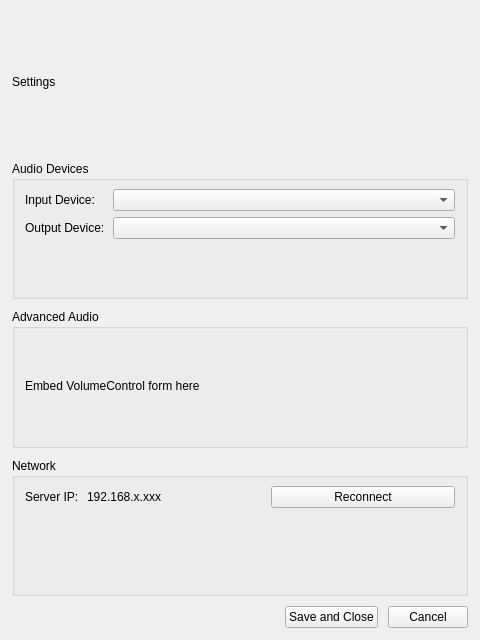
<?xml version="1.0" encoding="UTF-8"?>
<ui version="4.0">
 <class>SettingsDialogForm</class>
 <widget class="QWidget" name="SettingsDialogForm">
  <property name="geometry">
   <rect>
    <x>0</x>
    <y>0</y>
    <width>480</width>
    <height>640</height>
   </rect>
  </property>
  <property name="windowTitle">
   <string>Settings - Nuummite</string>
  </property>
  <layout class="QVBoxLayout" name="rootLayout">
   <property name="spacing">
    <number>10</number>
   </property>
   <property name="leftMargin">
    <number>12</number>
   </property>
   <property name="topMargin">
    <number>12</number>
   </property>
   <property name="rightMargin">
    <number>12</number>
   </property>
   <property name="bottomMargin">
    <number>12</number>
   </property>
   <item>
    <widget class="QLabel" name="headerLabel">
     <property name="text">
      <string>Settings</string>
     </property>
    </widget>
   </item>
   <item>
    <widget class="QGroupBox" name="audioDevicesGroup">
     <property name="title">
      <string>Audio Devices</string>
     </property>
     <layout class="QFormLayout" name="audioDevicesLayout">
      <property name="horizontalSpacing">
       <number>8</number>
      </property>
      <property name="verticalSpacing">
       <number>6</number>
      </property>
      <property name="leftMargin">
       <number>10</number>
      </property>
      <property name="topMargin">
       <number>8</number>
      </property>
      <property name="rightMargin">
       <number>10</number>
      </property>
      <property name="bottomMargin">
       <number>10</number>
      </property>
      <item row="0" column="0">
       <widget class="QLabel" name="inputDeviceLabel">
        <property name="text">
         <string>Input Device:</string>
        </property>
       </widget>
      </item>
      <item row="0" column="1">
       <widget class="QComboBox" name="inputDeviceCombo"/>
      </item>
      <item row="1" column="0">
       <widget class="QLabel" name="outputDeviceLabel">
        <property name="text">
         <string>Output Device:</string>
        </property>
       </widget>
      </item>
      <item row="1" column="1">
       <widget class="QComboBox" name="outputDeviceCombo"/>
      </item>
     </layout>
    </widget>
   </item>
   <item>
    <widget class="QGroupBox" name="advancedAudioGroup">
     <property name="title">
      <string>Advanced Audio</string>
     </property>
     <layout class="QVBoxLayout" name="advancedAudioLayout">
      <property name="spacing">
       <number>8</number>
      </property>
      <property name="leftMargin">
       <number>10</number>
      </property>
      <property name="topMargin">
       <number>8</number>
      </property>
      <property name="rightMargin">
       <number>10</number>
      </property>
      <property name="bottomMargin">
       <number>10</number>
      </property>
       <item>
        <widget class="QLabel" name="volumeControlHint">
         <property name="text">
          <string>Embed VolumeControl form here</string>
         </property>
        </widget>
       </item>
     </layout>
    </widget>
   </item>
   <item>
    <widget class="QGroupBox" name="networkGroup">
     <property name="title">
      <string>Network</string>
     </property>
     <layout class="QFormLayout" name="networkLayout">
      <property name="horizontalSpacing">
       <number>8</number>
      </property>
      <property name="verticalSpacing">
       <number>6</number>
      </property>
      <property name="leftMargin">
       <number>10</number>
      </property>
      <property name="topMargin">
       <number>8</number>
      </property>
      <property name="rightMargin">
       <number>10</number>
      </property>
      <property name="bottomMargin">
       <number>10</number>
      </property>
      <item row="0" column="0">
       <widget class="QLabel" name="serverIpTitle">
        <property name="text">
         <string>Server IP:</string>
        </property>
       </widget>
      </item>
      <item row="0" column="1">
       <layout class="QHBoxLayout" name="serverRow">
        <item>
         <widget class="QLabel" name="serverIpValue">
          <property name="text">
           <string>192.168.x.xxx</string>
          </property>
         </widget>
        </item>
        <item>
         <widget class="QPushButton" name="reconnectButton">
          <property name="text">
           <string>Reconnect</string>
          </property>
         </widget>
        </item>
       </layout>
      </item>
     </layout>
    </widget>
   </item>
   <item>
    <layout class="QHBoxLayout" name="footerButtonsLayout">
     <item>
      <spacer name="footerSpacer">
       <property name="orientation">
        <enum>Qt::Horizontal</enum>
       </property>
       <property name="sizeHint" stdset="0">
        <size>
         <width>40</width>
         <height>20</height>
        </size>
       </property>
      </spacer>
     </item>
     <item>
      <widget class="QPushButton" name="saveCloseButton">
       <property name="text">
        <string>Save and Close</string>
       </property>
      </widget>
     </item>
     <item>
      <widget class="QPushButton" name="cancelButton">
       <property name="text">
        <string>Cancel</string>
       </property>
      </widget>
     </item>
    </layout>
   </item>
  </layout>
 </widget>
 <resources/>
 <connections/>
</ui>
